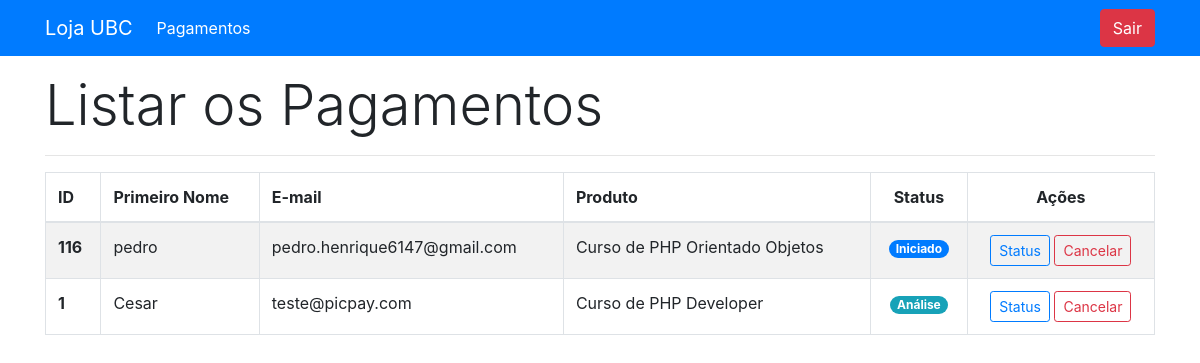
The app's page /adm/list-payment.php (signed in) with its own data.
### tables this page shows
CREATE TABLE IF NOT EXISTS `payments_picpays` (
  `id` int NOT NULL AUTO_INCREMENT,
  `first_name` varchar(220) NOT NULL,
  `last_name` varchar(220) NOT NULL,
  `cpf` varchar(20) NOT NULL,
  `phone` varchar(20) NOT NULL,
  `email` varchar(220) NOT NULL,
  `payment_url` varchar(220) DEFAULT NULL,
  `qrcode` text,
  `expires_at` datetime NOT NULL,
  `product_id` int NOT NULL,
  `payments_statu_id` int NOT NULL DEFAULT '1',
  `created` datetime NOT NULL,
  `modified` datetime DEFAULT NULL,
  PRIMARY KEY (`id`)
);

CREATE TABLE IF NOT EXISTS `products` (
  `id` int NOT NULL AUTO_INCREMENT,
  `name` varchar(220) NOT NULL,
  `description` text NOT NULL,
  `price` double NOT NULL,
  `image` varchar(220) DEFAULT NULL,
  `created` datetime NOT NULL,
  `modified` datetime DEFAULT NULL,
  PRIMARY KEY (`id`)
);

CREATE TABLE IF NOT EXISTS `payments_status` (
  `id` int NOT NULL AUTO_INCREMENT,
  `name` varchar(42) NOT NULL,
  `status` varchar(42) NOT NULL,
  `description` varchar(220) NOT NULL,
  `obs` text,
  `color` varchar(45) NOT NULL,
  `created` datetime NOT NULL,
  `modified` datetime DEFAULT NULL,
  PRIMARY KEY (`id`)
);

### adm/list-payment.php (the view, shortened to what this page needs)
<?php
include_once '../connection.php';
?>
<!DOCTYPE html>
<html lang="pt-br">
    <head>
        <link rel="stylesheet" href="https://cdn.jsdelivr.net/npm/bootstrap@4.6.0/dist/css/bootstrap.min.css">
    </head>
    <body>
        <?php
        include_once './menu.php';
        ?>
        <div class="container">
            <h2 class="display-4 mt-3 mb-3">Listar os Pagamentos</h2>
            <hr>
            <table class="table table-bordered table-striped table-hover">
                <thead>
                    <tr>
                        <th scope="col">ID</th>
                        <th scope="col">Primeiro Nome</th>
                        <th scope="col">E-mail</th>
                        <th scope="col">Produto</th>
                        <th scope="col" class="text-center">Status</th>
                        <th scope="col" class="text-center">Ações</th>
                    </tr>
                </thead>
                <?php
                $query_payments = "SELECT pay.id, pay.first_name, pay.email,
                    prod.name AS name_prod,
                    sta.name AS name_sta, sta.color
                    FROM payments_picpays pay
                    LEFT JOIN products AS prod ON prod.id=pay.product_id
                    INNER JOIN payments_status AS sta ON sta.id=pay.payments_statu_id
                    ORDER BY pay.id DESC";
                $result_payments = $conn->prepare($query_payments);
                $result_payments->execute();
                while ($row_payment = $result_payments->fetch(PDO::FETCH_ASSOC)) {
                    extract($row_payment);
                    echo "<tr>";
                    echo "<th>$id</th>";
                    echo "<td>$first_name</td>";
                    echo "<td>$email</td>";
                    echo "<td>$name_prod</td>";
                    echo "<td class='text-center'><span class='badge badge-pill badge-$color'>$name_sta</span></td>";
                    echo "<td class='text-center'>";
                    echo "<a href='payment-status.php?id=$id' class='btn btn-outline-primary btn-sm'>Status</a> ";
                    echo "<a href='cancel-payment.php?id=$id' class='btn btn-outline-danger btn-sm'>Cancelar</a>";
                    echo "</td>";
                    echo "</tr>";
                }
                ?>
            </table>
        </div>
    </body>
</html>

### records on screen
payments_picpays: id "116", first_name "pedro", email "pedro.henrique6147@gmail.com", product.name "Curso de PHP Orientado Objetos", payments_statu.name "Iniciado"
payments_picpays: id "1", first_name "Cesar", email "teste@picpay.com", product.name "Curso de PHP Developer", payments_statu.name "Análise"
